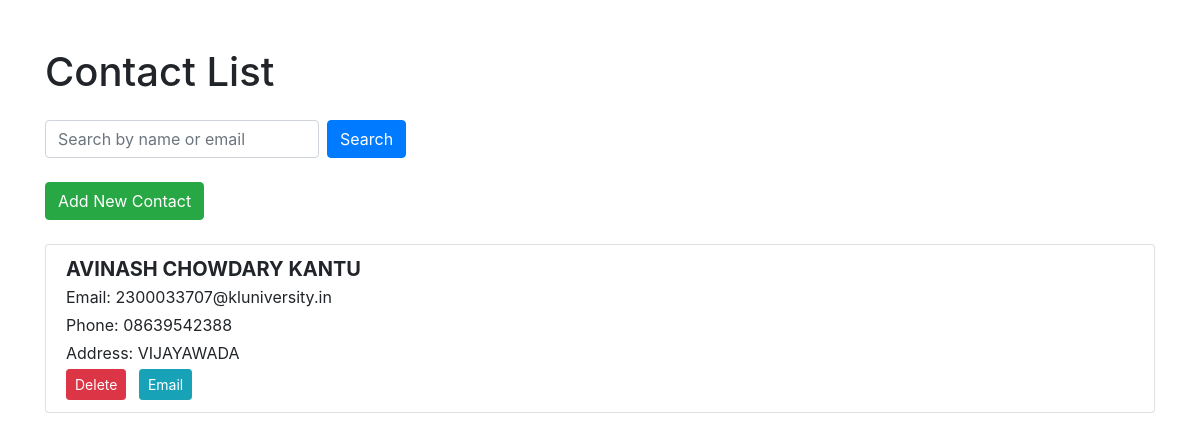
Screenshot of /contact_list/ with the database file from the repository.
### adminapp/models.py (models this page shows, shortened)
class Contact(models.Model):
    name = models.CharField(max_length=100)
    email = models.EmailField(unique=True)
    phone_number = models.CharField(max_length=15)
    address = models.TextField()

### adminapp/views.py (the view)
# urls.py: path('contact_list/', views.contact_list, name='contact_list'),
def contact_list(request):
    contacts = Contact.objects.all()
    query = request.GET.get('q')
    if query:
        contacts = contacts.filter(name__icontains=query) | contacts.filter(email__icontains=query)
    return render(request, 'adminapp/contact_list.html', {'contacts': contacts})

### templates/adminapp/contact_list.html (shortened to what this page needs)
 <!DOCTYPE html>
<html lang="en">
<head>
    <link rel="stylesheet" href="https://maxcdn.bootstrapcdn.com/bootstrap/4.0.0/css/bootstrap.min.css">
</head>
<body>
    <div class="container mt-5">
        <h1 class="mb-4">Contact List</h1>
        <form method="GET" action="{% url 'contact_list' %}" class="form-inline mb-4">
            <input type="text" name="q" placeholder="Search by name or email" value="{{ request.GET.q }}" class="form-control mr-2">
            <button type="submit" class="btn btn-primary">Search</button>
        </form>
        <a href="{% url 'add_contact' %}" class="btn btn-success mb-4">Add New Contact</a>
        <div class="list-group">
            {% for contact in contacts %}
                <div class="list-group-item">
                    <h5 class="mb-1"><strong>{{ contact.name }}</strong></h5>
                    <p class="mb-1">Email: {{ contact.email }}</p>
                    <p class="mb-1">Phone: {{ contact.phone_number }}</p>
                    <p class="mb-1">Address: {{ contact.address }}</p>
                    <a href="{% url 'delete_contact' contact.id %}" class="btn btn-danger btn-sm mr-2">Delete</a>
                    <a href="#" class="btn btn-info btn-sm">Email</a>
                </div>
            {% empty %}
                <p>No contacts found.</p>
            {% endfor %}
        </div>
    </div>
</body>
</html>

### rows the page displays
Contact: name "AVINASH CHOWDARY KANTU", email "2300033707@kluniversity.in", phone_number "08639542388", address "VIJAYAWADA"
